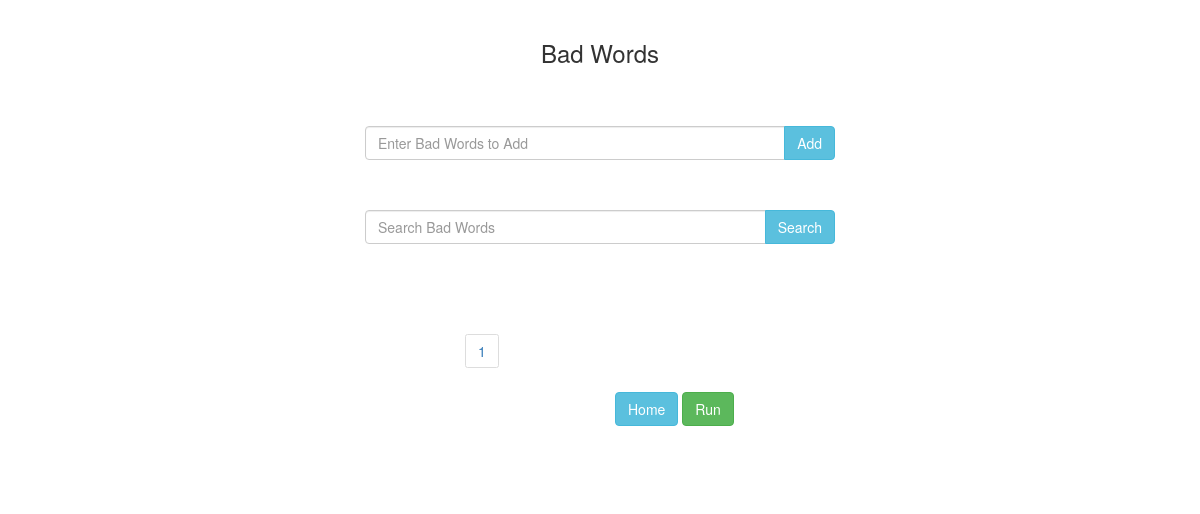
Before: /badwords?page=2 with the older database file.
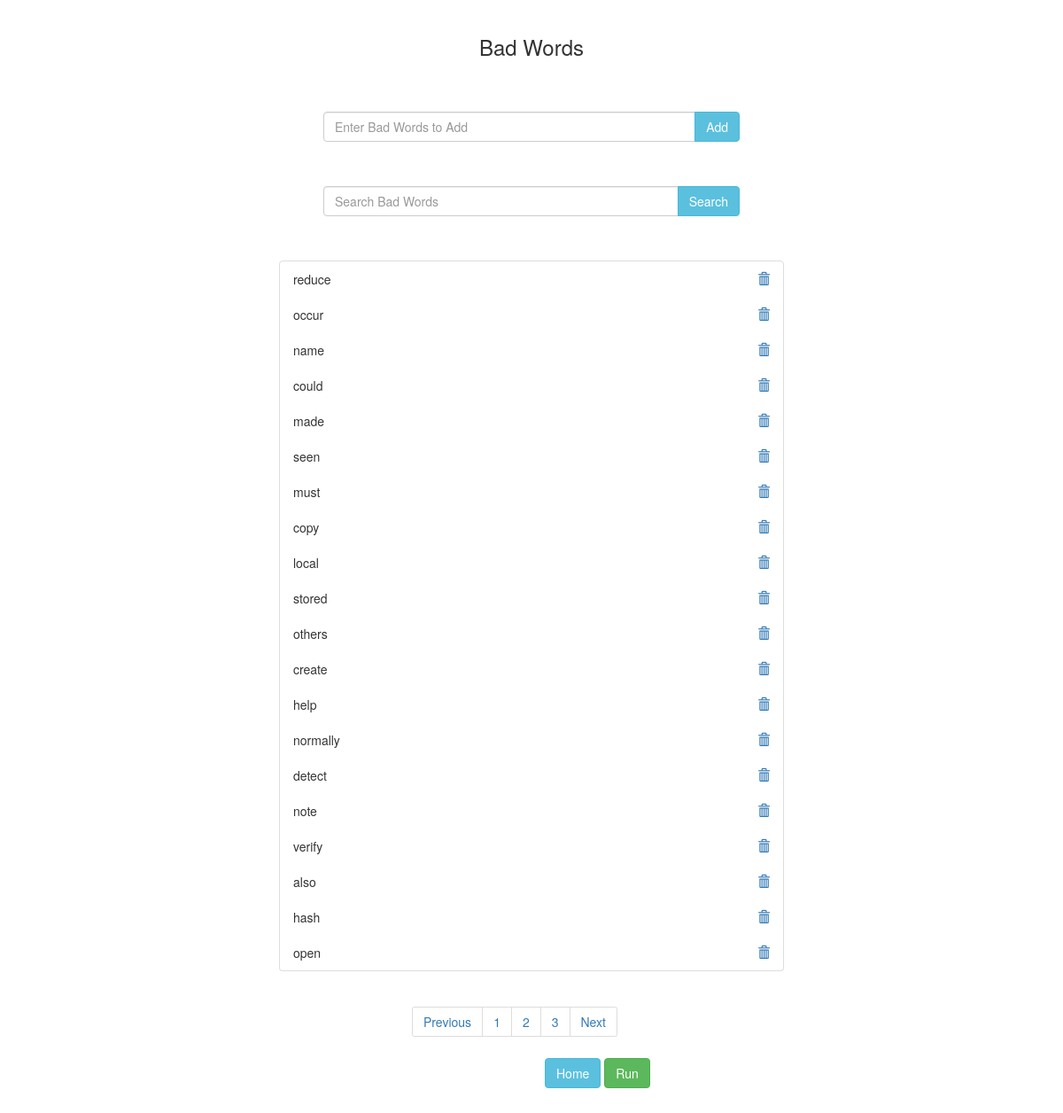
After: the same page with the newer database file.
### link/models.py (models this page shows, shortened)
class word(models.Model):
    name = models.CharField(max_length = 200)

### link/views.py (the view)
# urls.py: path('badwords',views.badwords,name = 'badwords'),
def badwords(request):
    try:
        add = request.GET["add"]
        if len(word.objects.filter(name=add.strip())) == 0:
            print("Doesnt Exist")
            it = word(name=add.strip())
            it.save()
            messages.info(request, "The word is added")
        else:
            messages.info(request, "The word exists")
    except:
        print()
    finally:
        words = word.objects.all()
        try:
            query = request.GET["searchb"]
            if query:
                words = words.filter(name = query.strip())
        except:
            print()
        paginator = Paginator(words,20)
        page_number = request.GET.get('page')
        word_obj = paginator.get_page(page_number)
        return render(request,'badwords.html',{'word_obj':word_obj})

### templates/badwords.html (shortened to what this page needs)
{% load static %}
<!DOCTYPE html>
<html lang="en" dir="ltr">
  <head>
    <link rel="stylesheet" href="https://stackpath.bootstrapcdn.com/bootstrap/4.4.1/css/bootstrap.min.css">
    <link rel="stylesheet" href="https://maxcdn.bootstrapcdn.com/bootstrap/3.4.1/css/bootstrap.min.css">
    <link rel="stylesheet" href="https://ajax.googleapis.com/ajax/libs/jqueryui/1.12.1/themes/smoothness/jquery-ui.css">
    <link rel="stylesheet" href="https://cdnjs.cloudflare.com/ajax/libs/jquery-autocomplete/1.0.7/jquery.auto-complete.min.css">
  </head>
  <body>
      <div id="app-layout-body" class="container-fluid body-content" style="width:50vw;">
        <br>
        <h3 style="text-align:center;">Bad Words</h3>
        <form style="padding:50px;">
          <div class="input-group">
            <input type="text" class="form-control" placeholder="Enter Bad Words to Add" name="add">
            <div class="input-group-btn">
              <button type="submit" class="btn btn-info">Add</button>
            </div>
          </div>
        </form>
        <form style="padding:50px;padding-top:0px;">
          <div class="input-group">
            <input type="text" class="form-control" placeholder="Search Bad Words" name="searchb" value="{{ request.GET.searchb }}">
            <div class="input-group-btn">
              <button type="submit" class="btn btn-info">Search</button>
            </div>
          </div>
        </form>
        <ul class="list-group">
          {% for obj in word_obj %}
            <li class="list-group-item d-flex justify-content-between align-items-center">
              {{obj.name}}
              <a href="{% url 'remove' obj.id %}">
                <span class="glyphicon glyphicon-trash"></span>
              </a>
            </li>
          {% endfor %}
        </ul>
        <nav aria-label="Page navigation example" style="padding-left: 150px;">
          <ul class="pagination">
            {% if word_obj.has_previous %}
              <li class="page-item"><a class="page-link" href="?page={{word_obj.previous_page_number}}">Previous</a></li>
              <li class="page-item"><a class="page-link" href="?page={{word_obj.previous_page_number}}">{{word_obj.previous_page_number}}</a></li>
            {% endif %}
            <li class="page-item"><a class="page-link" href="?page={{word_obj.number}}">{{word_obj.number}}</a></li>
            {% if word_obj.has_next %}
              <li class="page-item"><a class="page-link" href="?page={{word_obj.next_page_number}}">{{word_obj.next_page_number}}</a></li>
              <li class="page-item"><a class="page-link" href="?page={{word_obj.next_page_number}}">Next</a></li>
            {% endif %}
          </ul>
        </nav>
        <a href="/"><button type="button" class="btn btn-info" style="margin-left:300px;" >Home</button></a>
        <a href="run" id="my_form"><button type="button" class="btn btn-success">Run</button></a>
        <br>
        <br>
        <br>
        <br>
      </div>
  </body>
</html>

Changed rows visible on the page:
added word: name "reduce"
added word: name "occur"
added word: name "name"
added word: name "could"
added word: name "made"
added word: name "seen"
added word: name "must"
added word: name "copy"
added word: name "local"
added word: name "stored"
added word: name "others"
added word: name "create"
added word: name "help"
added word: name "normally"
added word: name "detect"
added word: name "note"
added word: name "verify"
added word: name "also"
added word: name "hash"
added word: name "open"
Other visible differences:
{{ word_obj.previous_page_number }}: (not shown) → "1"
{{ word_obj.number }}: "1" → "2"
{{ word_obj.next_page_number }}: (not shown) → "3"
text now shown: "Previous Next"
